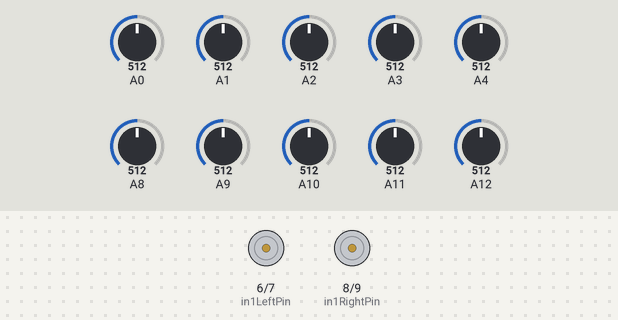
The sketch below on a simulated Arduino Mega 2560, built with avr-gcc and run on an emulated ATmega2560. Shown: motor-driver pin pairs drawn as motors (green arrow = first pin HIGH = forward, orange = second pin HIGH = backward, longer = more drive, scaled by the enable pin). The test bench sets the inputs (shaded band); at power-on: A3 = 512, A9 = 512, A2 = 512, A0 = 512, A1 = 512, A4 = 512, A8 = 512, A10 = 512, A11 = 512, A12 = 512.

Above: at 1.2 s.
1.3 s: A3 set to 467
2.8 s: A3 set to 442
At 3.26 s:
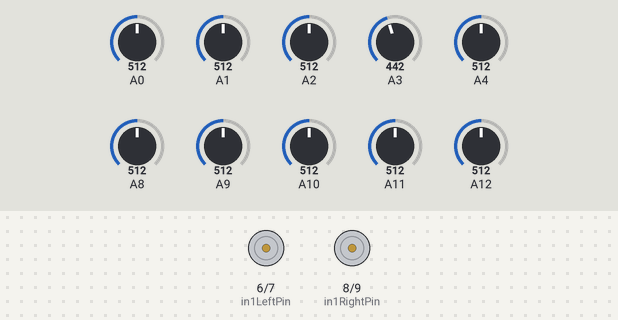
5.8 s: A9 set to 468
8.8 s: A9 set to 443
At 9.3 s:
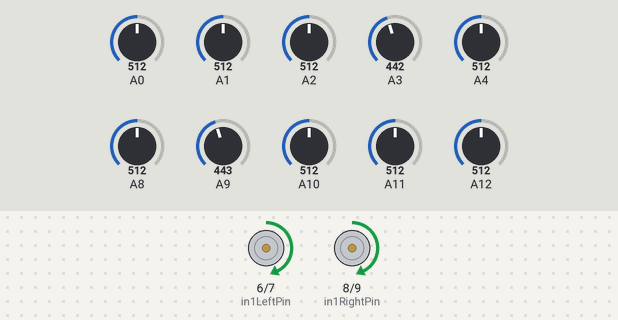
10.3 s: A2 set to 459
11.8 s: A2 set to 434
At 12.6 s:
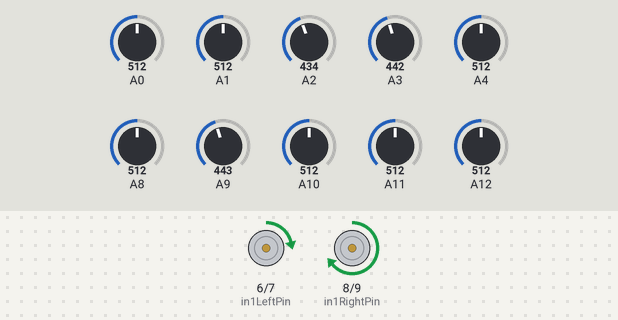
Timing chart, 0 to 14.3 s (numbered marks = the images above; inputs shaded):
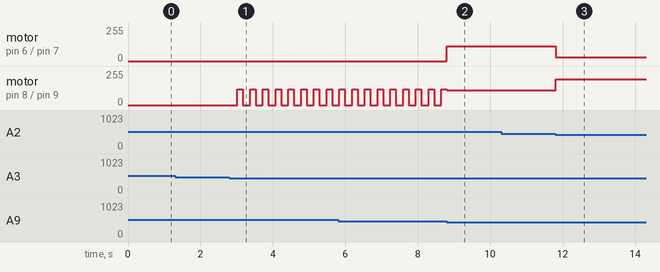

The sketch:

LHL.ino
```cpp
const int enaLeftPin = 5;   // Enable pin for the left motor
const int in1LeftPin = 6;   // Input 1 pin for the left motor
const int in2LeftPin = 7;   // Input 2 pin for the left motor

// Motor control pins for the right motor
const int enaRightPin = 10;  // Enable pin for the right motor
const int in1RightPin = 8;   // Input 1 pin for the right motor
const int in2RightPin = 9;   // Input 2 pin for the right motor

// PID constants
float kp = 2.75;  // Proportional constant
float ki = 0;  // Integral constant
float kd = 0;  // Derivative constant
//
int maxspeed = 110;
int turnspeed = 120;
int previousError = 0;
int I = 0;
int error;
int f, r1, r2, r3, r4, r5, r6, r7, r8, endp;
int actual, output, D, P;
int leftSpeed;
int rightSpeed;
int enaLeft;
int enaRight;

void readIR() {
  r1 = analogRead(A1);//most right
  r2 = analogRead(A2);
  r3 = analogRead(A3);
  r4 = analogRead(A4);
  r5 = analogRead(A8);
  r6 = analogRead(A9);
  r7 = analogRead(A10);
  r8 = analogRead(A11);
  f = analogRead(A0);
  endp = analogRead(A12);

  r1 = (r1 > 450) ? 1 : 0;
  r2 = (r2 > 450) ? 1 : 0;
  r3 = (r3 > 450) ? 1 : 0;
  r4 = (r4 > 450) ? 1 : 0;
  r5 = (r5 > 450) ? 1 : 0;
  r6 = (r6 > 450) ? 1 : 0;
  r7 = (r7 > 450) ? 1 : 0;
  r8 = (r8 > 450) ? 1 : 0;
  f = (f > 300) ? 1 : 0;
  endp = (endp > 450) ? 1 : 0;

}

void forward() {

  actual = -40 * r1 - 30 * r2 - 20 * r3 - 10 * r4 + 10 * r5 + 20 * r6 + 30 * r7 + 40 * r8;
  error = 0 - actual;

  P = kp * error;
  I += ki * error;
  D = kd * (error - previousError);
  output = P + I + D;
  leftSpeed = constrain(maxspeed + output, 0, 255);
  rightSpeed = constrain(maxspeed - output, 0, 255);

  digitalWrite(6, HIGH);//left
  digitalWrite(7, LOW);
  digitalWrite(9, LOW);//right
  digitalWrite(8, HIGH);
  analogWrite(5, leftSpeed);
  analogWrite(10, rightSpeed);

  previousError = error;
}
void stoop() {
  digitalWrite(6, LOW);
  digitalWrite(7, LOW);
  digitalWrite(9, LOW);
  digitalWrite(8, LOW);
  delay(200);
}

void left() {
  ///////////////
  digitalWrite(6, LOW);//left
  digitalWrite(7, HIGH);
  digitalWrite(9, LOW);//right
  digitalWrite(8, HIGH);
  analogWrite(enaRightPin, turnspeed);
  analogWrite(enaLeftPin, 0 );
  delay(150);
  do {
    digitalWrite(6, LOW);//left
    digitalWrite(7, HIGH);
    digitalWrite(9, LOW);//right
    digitalWrite(8, HIGH);
    analogWrite(enaRightPin, turnspeed);
    analogWrite(enaLeftPin, 0 );
    readIR();
  } while ( f == 0  );
}

void right() {
  digitalWrite(6, HIGH);
  digitalWrite(7, LOW);
  digitalWrite(9, HIGH);
  digitalWrite(8, LOW);
  analogWrite(enaRightPin, 0);
  analogWrite(enaLeftPin, turnspeed + 30);
  delay(150);
  do {
    digitalWrite(6, HIGH);
    digitalWrite(7, LOW);
    digitalWrite(9, HIGH);
    digitalWrite(8, LOW);
    analogWrite(enaRightPin, 0);
    analogWrite(enaLeftPin, turnspeed + 30);
    readIR();
  } while ( f == 0  );
}

void back() {
  digitalWrite(6, HIGH);//left
  digitalWrite(7, LOW);
  digitalWrite(9, LOW);//right
  digitalWrite(8, HIGH);
  analogWrite(enaRightPin, turnspeed);
  analogWrite(enaLeftPin, turnspeed );
  delay(150);
  digitalWrite(6, LOW);//left
  digitalWrite(7, HIGH);
  digitalWrite(9, LOW);
  digitalWrite(8, HIGH);
  analogWrite(enaRightPin, turnspeed );
  analogWrite(enaLeftPin, turnspeed + 15);
  delay(100);
  do {
    digitalWrite(6, LOW);//left
    digitalWrite(7, HIGH);
    digitalWrite(9, LOW);
    digitalWrite(8, HIGH);
    analogWrite(enaRightPin, turnspeed / 1.3);
    analogWrite(enaLeftPin, turnspeed / 1.3 + 15);
    readIR();
  } while ( f == 0  );
}
void setup() {
  // Initialize motor control pins as outputs
  pinMode(enaLeftPin, OUTPUT);
  pinMode(in1LeftPin, OUTPUT);
  pinMode(in2LeftPin, OUTPUT);
  pinMode(enaRightPin, OUTPUT);
  pinMode(in1RightPin, OUTPUT);
  pinMode(in2RightPin, OUTPUT);
  //
  Serial.begin(9600);
}

void loop() {

  readIR();

  // commented this forthe sake of testing

  /*  if ( r1 == 1 && r2 == 1 && r3 == 1 && r4 == 1 && r5 == 1 && r6 == 1 && r7 == 1 && r8 == 1 && f == 1) // // commented this forthe sake of testing
    {
      stoop();
    }
    else if (r1 == 0 && r2 == 0 && r3 == 0 && r6 == 1 && r7 == 1 && r8 == 1  && endp == 0) //left3 are one && right3 are zero
    {
      stoop();
      left();
    }
    else if (f == 1 ||  r3 == 1 || r4 == 1 || r5 == 1 || r6 == 1 && endp == 0) {
      forward();
    }
    else if (r1 == 0 && r2 == 0 && r3 == 0 && r5 == 1 && r6 == 1 && r7 == 1 && r8 == 1 && f == 1 && endp == 0) {
      stoop();
      right();
    }
    else {
      stoop();
      back();

    }
  */

  if ( r1 == 1 && r2 == 1 && r3 == 1 && r4 == 1 && r5 == 1 && r6 == 1 && r7 == 1 && r8 == 1 && f == 1 && endp == 1)
  {
    stoop();
  }
    else if ( r6 == 1 && r7 == 1 && r8 == 1 )
  {
    stoop();
    left();

  }

  else if (f == 1 || r4 == 1 || r5 == 1 ) {
    forward();
    //push forward
  }
else if (r1 == 1 && r2 == 1 && r3 == 1 )
  {
    stoop();
    right();
    //push r
  }

  else if (r1 == 0 && r2 == 0 && r3 == 0 && r4 == 0 && r5 == 0 && r6 == 0 && r7 == 0 && r8 == 0 && f == 0) {
    stoop();
    back();
    //u turn
    //pop
  }


}
```

Measured:
- the behaviour switches between 451 and 450 on A3 (found by bisection; images 0 and 1)
- the behaviour switches between 451 and 450 on A9 (found by bisection; images 1 and 2)
- the behaviour switches between 451 and 450 on A2 (found by bisection; images 2 and 3)
- after the input at 1.3 s, every drawn part: stays the same
- after the input at 2.8 s, motor on pin 8 (in1RightPin) / pin 9 (in2RightPin): alternates forward 120/255 for 0.15 s and stopped for 0.20 s, starting after 0.22 s
- after the input at 8.8 s, motor on pin 6 (in1LeftPin) / pin 7 (in2LeftPin): stopped → forward 110/255 at once
- after the input at 10.3 s, every drawn part: stays the same
- after the input at 11.8 s, motor on pin 6 (in1LeftPin) / pin 7 (in2LeftPin): forward 110/255 → forward 28/255 at once; motor on pin 8 (in1RightPin) / pin 9 (in2RightPin): forward 110/255 → forward 192/255 at once
